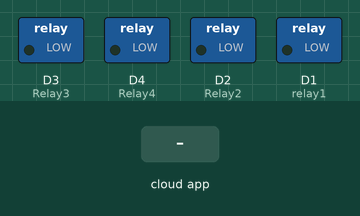
Simulated run of this sketch. Board: ESP8266 (NodeMCU). Parts: switched loads named in the sketch (green lamp = pin HIGH). The test bench sets the inputs (shaded band). WiFi joins after 1.5 s; servers stay silent unless stated; no MQTT or app messages arrive unless stated; what the sketch prints to the serial monitor is not drawn.

Above: at 2.7 s.
2.8 s: the phone or cloud app sets relay1 to 1
At 3.2 s:
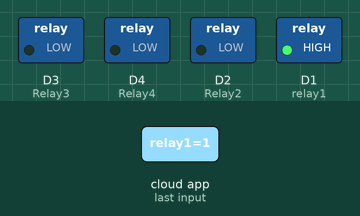
4.3 s: the phone or cloud app sets Relay3 to 1
At 5.2 s:
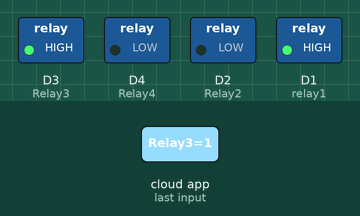
5.8 s: the phone or cloud app sets Relay2 to 1
At 6.7 s:
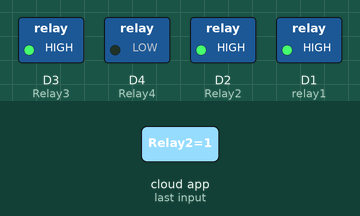
7.3 s: the phone or cloud app sets Relay4 to 1
At 8.5 s:
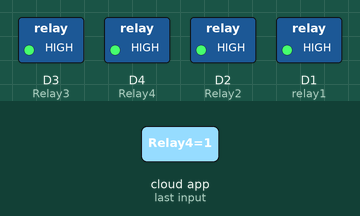
8.8 s: the phone or cloud app sets relay1 to 0
At 10.0 s:
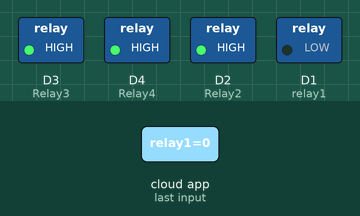
10.3 s: the phone or cloud app sets Relay3 to 0
At 10.9 s:
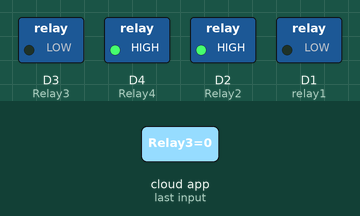
Timing chart, 0 to 12.8 s (numbered marks = the images above; inputs shaded):
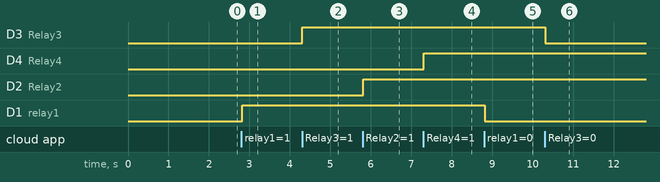

The sketch:

google_assistance_project.ino
```cpp
#include <ESP8266WiFi.h>
#include "Adafruit_MQTT.h"
#include "Adafruit_MQTT_Client.h"

#define relay1            D1
#define Relay2            D2
#define Relay3            D3
#define Relay4            D4

#define WLAN_SSID       "2712"             // Your SSID
#define WLAN_PASS       "2712super2712"        // Your password

/************************* Adafruit.io Setup *********************************/

#define AIO_SERVER      "io.adafruit.com" //Adafruit Server
#define AIO_SERVERPORT  1883
#define AIO_USERNAME    "mildmild12463"            // Username
#define AIO_KEY         "aio_WXaA72P9RTf0V5iTWwaGreNhKbSV"   // Auth Key

//WIFI CLIENT
WiFiClient client;

Adafruit_MQTT_Client mqtt(&client, AIO_SERVER, AIO_SERVERPORT, AIO_USERNAME, AIO_KEY);

Adafruit_MQTT_Subscribe Light1 = Adafruit_MQTT_Subscribe(&mqtt, AIO_USERNAME"/feeds/relay1"); // Feeds name should be same everywhere
Adafruit_MQTT_Subscribe Light2 = Adafruit_MQTT_Subscribe(&mqtt, AIO_USERNAME "/feeds/Relay2");
Adafruit_MQTT_Subscribe Light3 = Adafruit_MQTT_Subscribe(&mqtt, AIO_USERNAME "/feeds/Relay3");
Adafruit_MQTT_Subscribe Light4 = Adafruit_MQTT_Subscribe(&mqtt, AIO_USERNAME "/feeds/Relay4");

void MQTT_connect();

void setup() {
  Serial.begin(115200);

  pinMode(relay1, OUTPUT);
  pinMode(Relay2, OUTPUT);
  pinMode(Relay3, OUTPUT);
  pinMode(Relay4, OUTPUT);

  // Connect to WiFi access point.
  Serial.println(); Serial.println();
  Serial.print("Connecting to ");
  Serial.println(WLAN_SSID);

  WiFi.begin(WLAN_SSID, WLAN_PASS);
  while (WiFi.status() != WL_CONNECTED) {
    delay(500);
    Serial.print(".");
  }
  Serial.println();

  Serial.println("WiFi connected");
  Serial.println("IP address: ");
  Serial.println(WiFi.localIP());

  mqtt.subscribe(&Light1);
  mqtt.subscribe(&Light3);
  mqtt.subscribe(&Light2);
  mqtt.subscribe(&Light4);
}

void loop() {

  MQTT_connect();


  Adafruit_MQTT_Subscribe *subscription;
  while ((subscription = mqtt.readSubscription(20000))) {
    if (subscription == &Light1) {
      Serial.print(F("Got: "));
      Serial.println((char *)Light1.lastread);
      int Light1_State = atoi((char *)Light1.lastread);
      digitalWrite(relay1, Light1_State);

    }
    if (subscription == &Light2) {
      Serial.print(F("Got: "));
      Serial.println((char *)Light2.lastread);
      int Light2_State = atoi((char *)Light2.lastread);
      digitalWrite(Relay2, Light2_State);
    }
    if (subscription == &Light3) {
      Serial.print(F("Got: "));
      Serial.println((char *)Light3.lastread);
      int Light3_State = atoi((char *)Light3.lastread);
      digitalWrite(Relay3, Light3_State);
    }
    if (subscription == &Light4) {
      Serial.print(F("Got: "));
      Serial.println((char *)Light4.lastread);
      int Light4_State = atoi((char *)Light4.lastread);
      digitalWrite(Relay4, Light4_State);

    }
  }


}

void MQTT_connect() {
  int8_t ret;

  if (mqtt.connected()) {
    return;
  }

  Serial.print("Connecting to MQTT... ");

  uint8_t retries = 3;

  while ((ret = mqtt.connect()) != 0) {
    Serial.println(mqtt.connectErrorString(ret));
    Serial.println("Retrying MQTT connection in 5 seconds...");
    mqtt.disconnect();
    delay(5000);
    retries--;
    if (retries == 0) {
      while (1);
    }
  }
  Serial.println("MQTT Connected!");

}
```

Measured:
- after the input at 2.8 s, D1 (relay1): LOW → HIGH at once
- after the input at 4.3 s, D3 (Relay3): LOW → HIGH at once
- after the input at 5.8 s, D2 (Relay2): LOW → HIGH at once
- after the input at 7.3 s, D4 (Relay4): LOW → HIGH at once
- after the input at 8.8 s, D1 (relay1): HIGH → LOW at once
- after the input at 10.3 s, D3 (Relay3): HIGH → LOW at once
